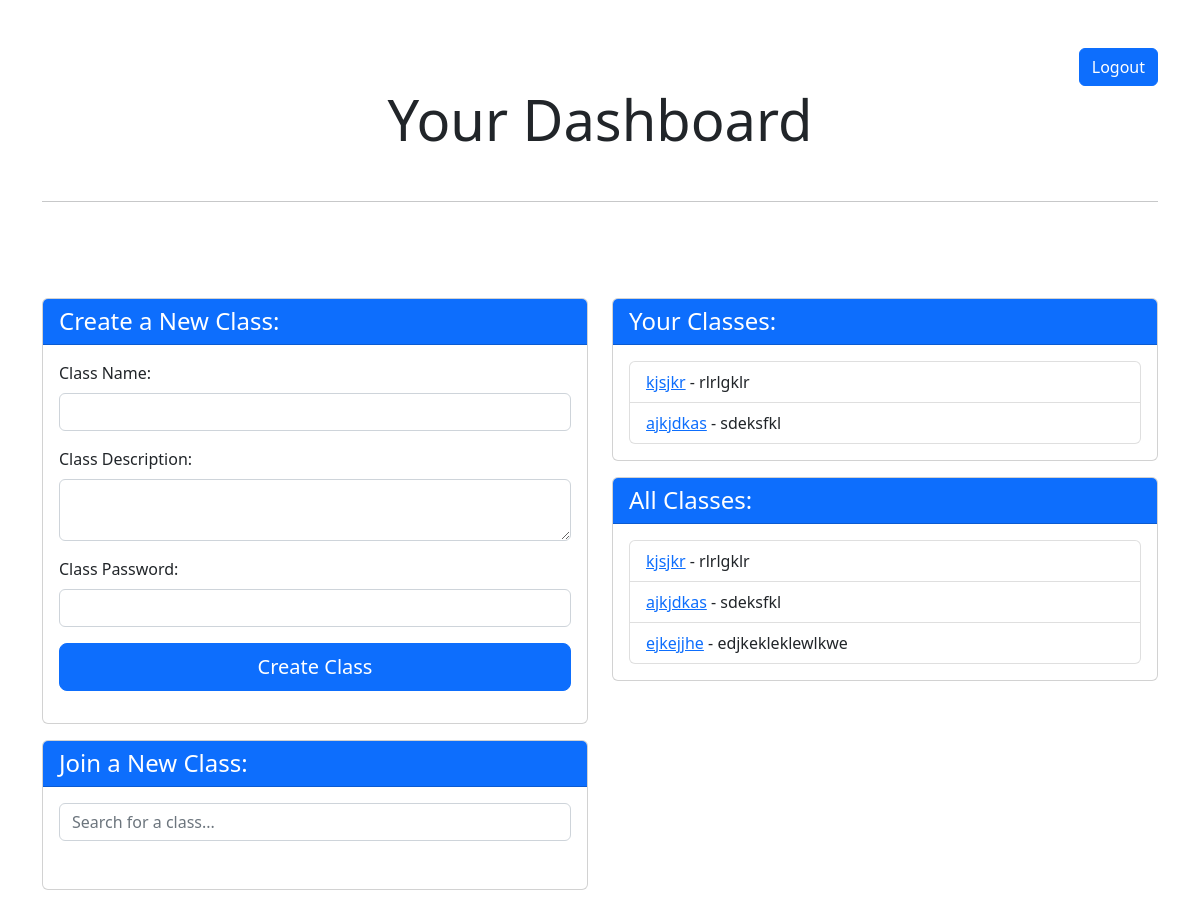
The app's page /dashboard/teacher (signed in) with its own data.
### attendeaseapp/models.py (models this page shows, shortened)
class Classes(models.Model):
    name = models.CharField(max_length=100, unique=True)
    description = models.TextField()
    password = models.CharField(max_length=100)
    users = models.ManyToManyField(User, through='Enrollment')

### attendeaseapp/views.py (the view, shortened to what this page needs)
# urls.py: path('dashboard/teacher', teacherhome, name='teacherhome'),
@login_required
def teacherhome(request):
    if request.user.is_authenticated:
        username = request.user.username
        teacher_classes = Classes.objects.filter(
            enrollment__user=request.user).values_list('id', 'name', 'description')
        all_classes = Classes.objects.all()
        return render(request, 'teacherhome.html', {'username': username, 'classes': teacher_classes, 'all_classes': all_classes})
    else:
        return redirect('login')

### attendeaseapp/templates/teacherhome.html (shortened to what this page needs)
{% extends 'base.html' %}
{% block content %}
<div class="container mt-5">
    <div class="d-flex justify-content-end mt-3">
        <div>
            <form action="{% url 'logout' %}" method="post">
                <button type="submit" class="btn btn-primary">Logout</button>
            </form>
        </div>
    </div>
    <div class="row">
        <div class="col-12 mb-5">
            <h1 class="display-4 text-center mb-4">Your Dashboard</h1>
            <hr class="my-5">
        </div>
        <div class="col-md-6 mb-5">
            <div class="card mb-3">
                <div class="card-header bg-primary text-white">
                    <h4 class="mb-0">Create a New Class:</h4>
                </div>
                <div class="card-body">
                    <form method="POST" onsubmit="return checkForm()">
                        <div class="mb-3">
                            <label for="class-name" class="form-label">Class Name:</label>
                            <input type="text" id="class-name" name="class-name" class="form-control" required>
                        </div>
                        <div class="mb-3">
                            <label for="class-description" class="form-label">Class Description:</label>
                            <textarea id="class-description" name="class-description" class="form-control"
                                required></textarea>
                        </div>
                        <div class="mb-3">
                            <label for="class-password" class="form-label">Class Password:</label>
                            <input type="password" id="class-password" name="class-password" class="form-control"
                                required>
                        </div>
                        <div class="d-grid gap-2 mb-3">
                            <button type="submit" class="btn btn-primary btn-lg">Create Class</button>
                        </div>
                    </form>
                </div>
            </div>
            <div class="card mb-3">
                <div class="card-header bg-primary text-white">
                    <h4 class="mb-0">Join a New Class:</h4>
                </div>
                <div class="card-body">
                    <input type="text" id="class-search-input" class="form-control" placeholder="Search for a class...">
                </div>
                <div class="card-body" id="class-search-results">
                </div>
            </div>
        </div>
        <div class="col-md-6 mb-5">
            <div class="card mb-3">
                <div class="card-header bg-primary text-white">
                    <h4 class="mb-0">Your Classes:</h4>
                </div>
                <div class="card-body">
                    {% if classes %}
                    <ul class="list-group">
                        {% for class_id, name, des in classes %}
                        <li class="list-group-item">
                            <a href="{% url 'class_detail' class_id %}">{{ name }}</a> - {{ des }}
                        </li>
                        {% endfor %}
                    </ul>
                    {% else %}
                    <p>You haven't created any classes yet.</p>
                    {% endif %}
                </div>
            </div>
            <div class="card">
                <div class="card-header bg-primary text-white">
                    <h4 class="mb-0">All Classes:</h4>
                </div>
                <div class="card-body">
                    {% if all_classes %}
                    <ul class="list-group">
                        {% for class_obj in all_classes %}
                        <li class="list-group-item">
                            <a href="{% url 'class_detail' class_obj.id %}">{{ class_obj.name }}</a> -
                            {{class_obj.description }}
                        </li>
                        {% endfor %}
                    </ul>
                    {% else %}
                    <p>There are no classes.</p>
                    {% endif %}
                </div>
            </div>
        </div>
    </div>
</div>
{% endblock %}

### records on screen
Classes: classes "kjsjkr", classes "rlrlgklr", name "kjsjkr", description "rlrlgklr"
Classes: classes "ajkjdkas", classes "sdeksfkl", name "ajkjdkas", description "sdeksfkl"
Classes: name "ejkejjhe", description "edjkekleklewlkwe"
